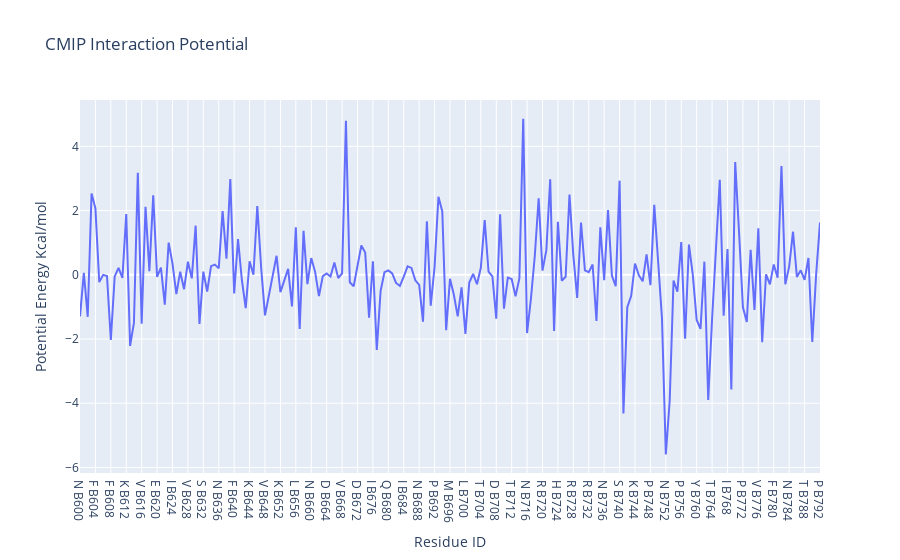

Write notebook code for a chart like this one.
### Markdown cell above
<a id="plotRBD_residues"></a>
### Interaction energy by residue
Visualizing the **interaction potential energies** computed by **CMIP**. The plot shows **interactions energies** (in kcal/mol, Y axis) for **each of the residues** (computed summing the contributions of all atoms included in the residue) of the **RBD protein** (X axis).

### Code cell
import plotly
import plotly.graph_objs as go
from biobb_cmip.utils.representation import get_energies_byres


res_list, energy_dict = get_energies_byres(RBD_byat_out, cutoff=55)

plotly.offline.init_notebook_mode(connected=True)

fig = {"data": [go.Scatter(x=res_list, y=energy_dict['ES&VDW'])],
       "layout": go.Layout(title="CMIP Interaction Potential", 
                           xaxis=dict(title = "Residue ID"), 
                           yaxis=dict(title = "Potential Energy Kcal/mol"))}

plotly.offline.iplot(fig)

### Figure 1 — Plotly figure (JSON) as saved in the notebook; plotly's stock layout.template omitted (floating-point values rounded to 4 significant figures; data arrays with more than 128 entries replaced by an {"elided": "..."} marker saying what was removed)
{"data": [{"type": "scatter", "x": {"elided": "193 str values"}, "y": {"elided": "193 float values"}}], "layout": {"title": {"text": "CMIP Interaction Potential"}, "xaxis": {"title": {"text": "Residue ID"}}, "yaxis": {"title": {"text": "Potential Energy Kcal/mol"}}}}
